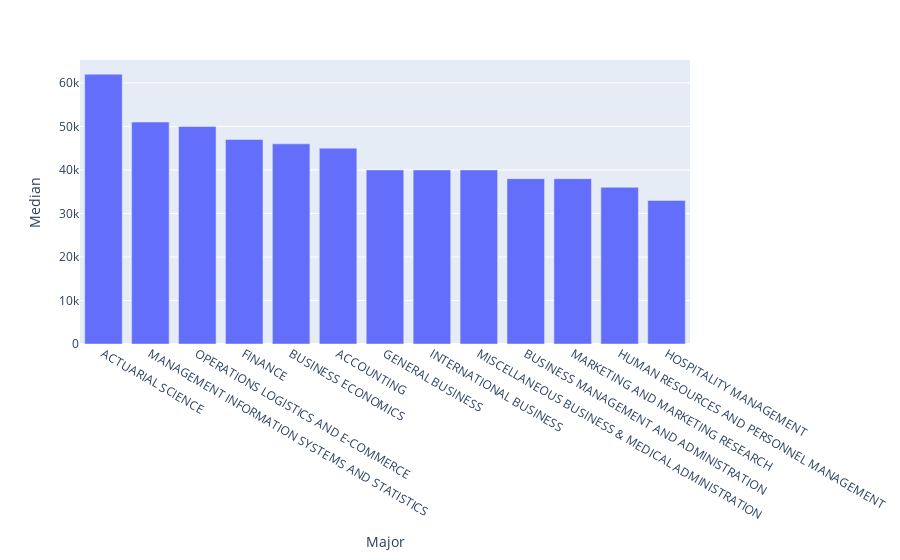

Write notebook code for a chart like this one.
### Code cell
px.bar(DF_bus, x='Major', y = 'Median')

### Figure 1 — Plotly figure (JSON) as saved in the notebook; plotly's stock layout.template omitted (floating-point values rounded to 4 significant figures)
{"data": [{"hovertemplate": "Major=%{x}<br>Median=%{y}<extra></extra>", "legendgroup": "", "marker": {"color": "#636efa", "pattern": {"shape": ""}}, "name": "", "orientation": "v", "showlegend": false, "textposition": "auto", "type": "bar", "x": ["ACTUARIAL SCIENCE", "MANAGEMENT INFORMATION SYSTEMS AND STATISTICS", "OPERATIONS LOGISTICS AND E-COMMERCE", "FINANCE", "BUSINESS ECONOMICS", "ACCOUNTING", "GENERAL BUSINESS", "INTERNATIONAL BUSINESS", "MISCELLANEOUS BUSINESS & MEDICAL ADMINISTRATION", "BUSINESS MANAGEMENT AND ADMINISTRATION", "MARKETING AND MARKETING RESEARCH", "HUMAN RESOURCES AND PERSONNEL MANAGEMENT", "HOSPITALITY MANAGEMENT"], "xaxis": "x", "y": [62000, 51000, 50000, 47000, 46000, 45000, 40000, 40000, 40000, 38000, 38000, 36000, 33000], "yaxis": "y"}], "layout": {"barmode": "relative", "legend": {"tracegroupgap": 0}, "margin": {"t": 60}, "xaxis": {"anchor": "y", "domain": [0, 1], "title": {"text": "Major"}}, "yaxis": {"anchor": "x", "domain": [0, 1], "title": {"text": "Median"}}}}
